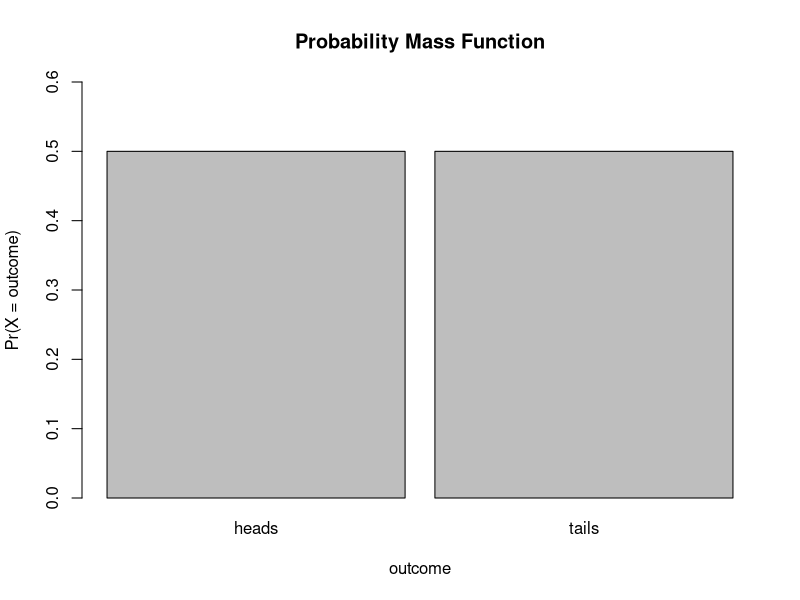
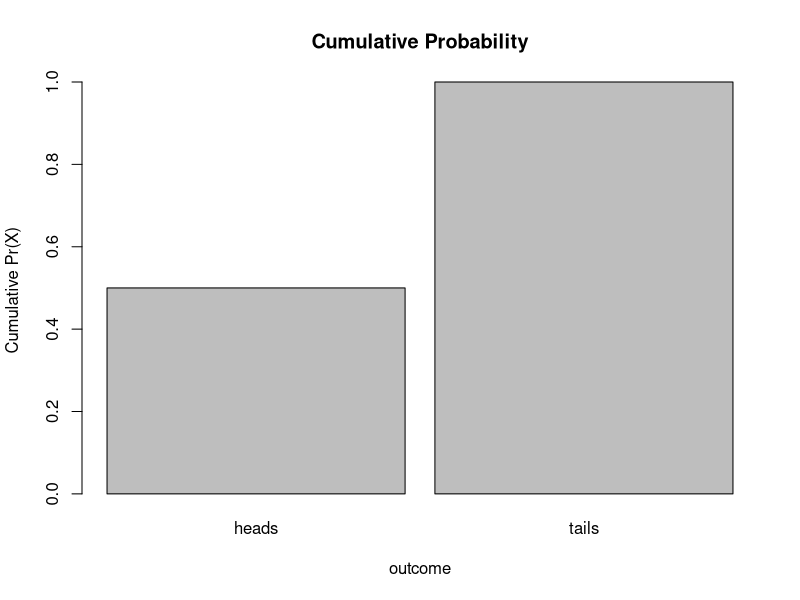
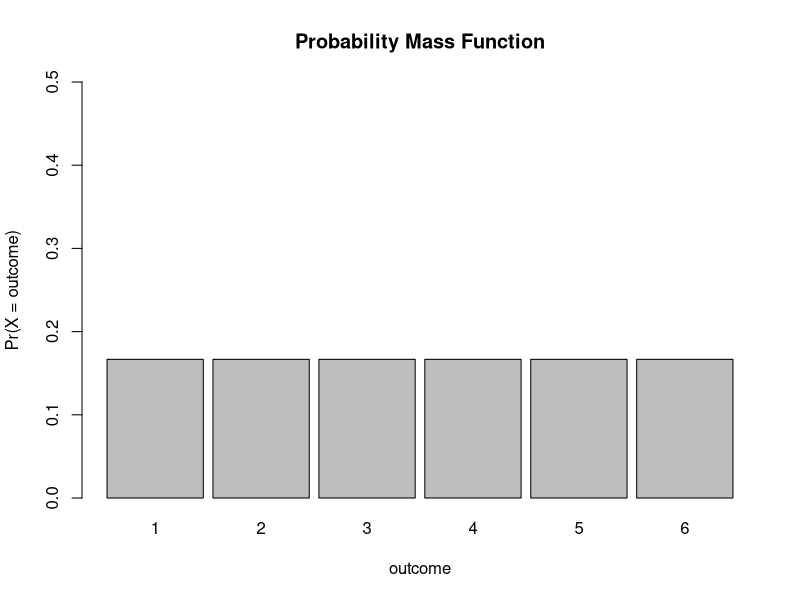

Source code (R) for these figures, in order:
## ---- chunk 1
knitr::opts_chunk$set(echo = TRUE)
## ---- chunk 2
outcomes <- c("heads", "tails")
prob <- c(1/2, 1/2)
barplot(prob, ylim = c(0, 0.6), names.arg = outcomes, space = 0.1, xlab = "outcome",
    ylab = "Pr(X = outcome)", main = "Probability Mass Function")
cumprob <- cumsum(prob)
barplot(cumprob, names.arg = outcomes, space = 0.1, xlab = "outcome", ylab = "Cumulative Pr(X)",
    main = "Cumulative Probability")
outcomes <- c(1, 2, 3, 4, 5, 6)
prob <- c(1/6, 1/6, 1/6, 1/6, 1/6, 1/6)
barplot(prob, ylim = c(0, 0.5), names.arg = outcomes, space = 0.1, xlab = "outcome",
    ylab = "Pr(X = outcome)", main = "Probability Mass Function")
